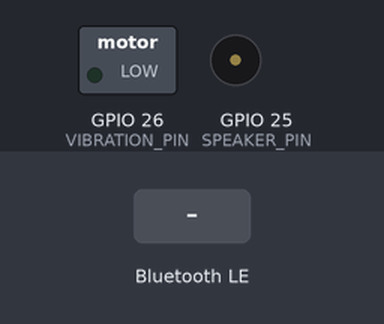
Simulated run of this sketch. Board: ESP32. Parts: switched loads named in the sketch (green lamp = pin HIGH), buzzer (waves = sounding). The inputs (shaded band) are chosen by the test bench. The local clock reads 2024-03-15 10:24:30 at power-on unless the sketch sets it; nothing arrives over Bluetooth unless stated; a phone connects over Bluetooth LE 3 s after start; what the sketch prints to the serial monitor is not drawn.

Above: at 1.2 s.
1.3 s: Bluetooth LE write "START_ALARM" received
At 2.13 s:
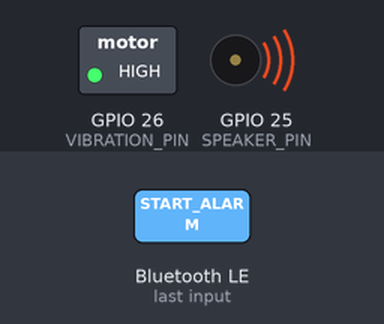
4.3 s: Bluetooth LE write "SET_ALARM" received
6.0 s: Bluetooth LE write "0" received
Timing chart, 0 to 9.0 s (numbered marks = the images above; inputs shaded):
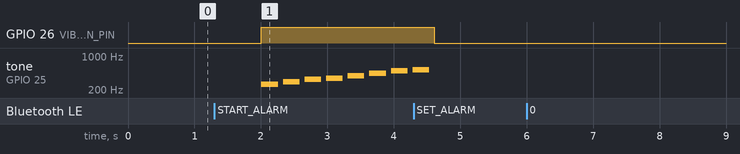

Measured:
- after the input at 1.3 s, GPIO 26 (VIBRATION_PIN): LOW → HIGH after 0.71 s; tone on GPIO 25 (SPEAKER_PIN): plays 262 Hz for 0.25 s, 294 Hz for 0.25 s, 330 Hz for 0.25 s, 349 Hz for 0.25 s, 392 Hz for 0.25 s, 440 Hz for 0.25 s … (8 notes in this stretch), starting after 0.71 s
- after the input at 6.0 s, every drawn part: stays the same

The sketch:

main.ino
```cpp
#include "rtc_control.h"
#include "ble_control.h"
#include "alarm_control.h"

unsigned long lastAlarmTime = 0; // 마지막 알람 시간 기록
const unsigned long alarmInterval = 60000; // 1분 (60000밀리초)

void setup() {
    Serial.begin(115200);
    setupRTC();
    setupSpeaker();
    setupVibrationMotor(); // 진동 모터 설정 추가
    setupBLE();
}


void loop() {
    // 현재 시간을 가져옴
    unsigned long currentTime = millis();

    // 알람 시간이 도달했는지 확인
    if (checkAlarmTime()) {
        if (currentTime - lastAlarmTime >= alarmInterval) { // 마지막 알람 이후 1분이 경과했는지 확인
            Serial.println("알람 시간이 도달했습니다!");
            playMelody(); // 알람 재생
            Serial.print("알람 횟수: ");
            Serial.println(alarmCount); // 알람 횟수 출력
            lastAlarmTime = currentTime; // 마지막 알람 시간 업데이트
        }
    }

    // START_ALARM 명령 처리
    if (startAlarmFlag) {
        playMelody(); // 알람 재생
        startAlarmFlag = false; // 플래그 리셋
    }

    // 1초마다 시간 체크 (delay 대신 비차단 방식으로 구현해도 가능)
    delay(1000);
}
```

alarm_control.cpp
```cpp
#include "alarm_control.h"
#include <Arduino.h>

const int SPEAKER_PIN = 25; // 스피커 핀 번호
const int VIBRATION_PIN = 26; // 진동 모터 핀 번호

// 멜로디 음계와 길이 배열
int melody[] = {
    262, 294, 330, 349, 392, 440, 494, 523 // C, D, E, F, G, A, B, C
};

int noteDurations[] = {
    4, 4, 4, 4, 4, 4, 4, 4 // 각 음의 길이 (4분 음표)
};

void setupSpeaker() {
    pinMode(SPEAKER_PIN, OUTPUT);
}

void setupVibrationMotor() {
    pinMode(VIBRATION_PIN, OUTPUT);
    digitalWrite(VIBRATION_PIN, LOW); // 초기에는 비활성화
}

void playAlarm() {
    // 기본적인 알람 소리와 진동
    for (int i = 0; i < 3; i++) {
        digitalWrite(SPEAKER_PIN, HIGH);
        activateVibrationMotor(); // 진동 모터 활성화
        delay(500);
        digitalWrite(SPEAKER_PIN, LOW);
        deactivateVibrationMotor(); // 진동 모터 비활성화
        delay(500);
    }
}

void playMelody() {
    for (int thisNote = 0; thisNote < 8; thisNote++) {
        int noteDuration = 1000 / 4; // 4분 음표 기준
        tone(SPEAKER_PIN, melody[thisNote], noteDuration);
        activateVibrationMotor(); // 진동 모터 활성화
        delay(noteDuration * 1.3);
        noTone(SPEAKER_PIN);
        deactivateVibrationMotor(); // 진동 모터 비활성화
    }
}

void activateVibrationMotor() {
    digitalWrite(VIBRATION_PIN, HIGH);
}

void deactivateVibrationMotor() {
    digitalWrite(VIBRATION_PIN, LOW);
}
```

alarm_control.h
```cpp
#ifndef ALARM_CONTROL_H
#define ALARM_CONTROL_H

// 함수 선언
void setupSpeaker();
void playAlarm();
void playMelody(); // 멜로디 함수 선언
void setupVibrationMotor(); // 진동 모터 설정 함수 선언
void activateVibrationMotor(); // 진동 모터 활성화 함수 선언
void deactivateVibrationMotor(); // 진동 모터 비활성화 함수 선언

#endif // ALARM_CONTROL_H
```

ble_control.cpp
```cpp
#include "ble_control.h"
#include <BLEDevice.h>
#include <BLEServer.h>
#include <BLEUtils.h>
#include <BLE2902.h>
#include "rtc_control.h"
#include "alarm_control.h" // 알람 제어를 위해 포함

BLECharacteristic *pCharacteristic;
String bleCommand = ""; // BLE 명령어 저장
bool startAlarmFlag = false; // 알람 시작 플래그

// BLE 서버 콜백 클래스
class MyServerCallbacks : public BLEServerCallbacks {
    void onConnect(BLEServer* pServer) {
        Serial.println("BLE 클라이언트가 연결되었습니다.");
    }

    void onDisconnect(BLEServer* pServer) {
        Serial.println("BLE 클라이언트가 연결이 끊어졌습니다.");
        pServer->getAdvertising()->start();
        Serial.println("BLE 광고가 다시 시작되었습니다.");
    }
};

class MyCallbacks : public BLECharacteristicCallbacks {
    void onWrite(BLECharacteristic *pCharacteristic) {
        bleCommand = pCharacteristic->getValue().c_str(); // 입력 값 저장
        bleCommand.trim(); // 문자열의 앞뒤 공백 제거
        Serial.print("BLE 명령어 수신: ");
        Serial.println(bleCommand);

        // 알람 시간 설정 명령 처리
        if (bleCommand.startsWith("SET_ALARM")) {
            int hour = bleCommand.substring(10, 12).toInt();
            int minute = bleCommand.substring(13, 15).toInt();
            setAlarmTime(hour, minute);
            Serial.print("알람이 ");
            Serial.print(hour);
            Serial.print("시 ");
            Serial.print(minute);
            Serial.println("분으로 설정되었습니다.");
        }
        // 즉시 알람 시작 명령 처리
        else if (bleCommand == "START_ALARM") {
            Serial.print("알람 시작 명령 수신!");
            startAlarmFlag = true; // 플래그 설정
        }
    }
};

void setupBLE() {
    BLEDevice::init("ESP32_Alarm_Control");
    BLEServer *pServer = BLEDevice::createServer();
    pServer->setCallbacks(new MyServerCallbacks());

    BLEService *pService = pServer->createService("12345678-1234-1234-1234-123456789abc");

    pCharacteristic = pService->createCharacteristic(
                        "87654321-4321-4321-4321-cba987654321",
                        BLECharacteristic::PROPERTY_WRITE
                      );

    pCharacteristic->setCallbacks(new MyCallbacks());
    pService->start();
    pServer->getAdvertising()->start();
    Serial.println("BLE 서버가 시작되었습니다. 이제 장치를 검색할 수 있습니다.");
}
```

ble_control.h
```cpp
#ifndef BLE_CONTROL_H
#define BLE_CONTROL_H

extern bool startAlarmFlag; // 전역 변수 선언

// BLE 초기화 함수 선언
void setupBLE();
void checkBLEInput();

#endif // BLE_CONTROL_H
```

led_control.cpp
```cpp
#include "led_control.h"
#include <Adafruit_NeoPixel.h>

// Adafruit_NeoPixel 객체 생성
Adafruit_NeoPixel strip = Adafruit_NeoPixel(NUM_LEDS, LED_PIN, NEO_GRB + NEO_KHZ800);

// LED 스트립 설정 함수 구현
void setupLEDStrip() {
    strip.begin(); // 스트립 초기화
    strip.show();  // 모든 LED를 꺼진 상태로 초기화
}

// LED 스트립 켜기 함수 구현 (모든 LED를 하얀색으로 설정)
void turnOnLEDStrip() {
    for (int i = 0; i < NUM_LEDS; i++) {
        strip.setPixelColor(i, strip.Color(255, 255, 255)); // 모든 LED를 흰색으로 설정
    }
    strip.show();
}

// LED 스트립 끄기 함수 구현
void turnOffLEDStrip() {
    for (int i = 0; i < NUM_LEDS; i++) {
        strip.setPixelColor(i, strip.Color(0, 0, 0)); // 모든 LED를 끔
    }
    strip.show();
}

// LED 스트립 색상 설정 함수 구현
void setLEDStripColor(uint32_t color) {
    for (int i = 0; i < NUM_LEDS; i++) {
        strip.setPixelColor(i, color); // 각 LED에 주어진 색상 적용
    }
    strip.show();
}
```

led_control.h
```cpp
#ifndef LED_CONTROL_H
#define LED_CONTROL_H

#include <Adafruit_NeoPixel.h>

// 핀 번호 및 LED 개수 정의
const int LED_PIN = 2;
const int NUM_LEDS = 12;

// 함수 선언
void setupLEDStrip();
void turnOnLEDStrip();
void turnOffLEDStrip();
void setLEDStripColor(uint32_t color);

#endif // LED_CONTROL_H
```

rtc_control.cpp
```cpp
#include "rtc_control.h"

RTC_DS3231 rtc;
int alarmHour = 0;
int alarmMinute = 0;
int alarmCount = 0; // 알람 횟수 변수 정의

void setupRTC() {
    if (!rtc.begin()) {
        Serial.println("RTC를 초기화할 수 없습니다.");
        while (1);
    }
    if (rtc.lostPower()) {
        Serial.println("RTC의 시간이 초기화되었습니다. 현재 시간을 설정합니다.");
        rtc.adjust(DateTime(F(__DATE__), F(__TIME__)));
    }
    Serial.println("RTC가 성공적으로 초기화되었습니다.");
}

bool checkAlarmTime() {
    DateTime now = rtc.now();
    if (now.hour() == alarmHour && now.minute() == alarmMinute && now.second() == 0) {
        alarmCount++; // 알람이 울릴 때마다 횟수 증가
        return true;
    }
    return false;
}

void setAlarmTime(int hour, int minute) {
    alarmHour = hour;
    alarmMinute = minute;
}
```

rtc_control.h
```cpp
#ifndef RTC_CONTROL_H
#define RTC_CONTROL_H

#include <Wire.h>
#include <RTClib.h>

extern RTC_DS3231 rtc;
extern int alarmCount; // 알람 횟수 변수 선언


// 함수 선언
void setupRTC();
bool checkAlarmTime();
void setAlarmTime(int hour, int minute); // 추가된 함수

#endif // RTC_CONTROL_H
```
